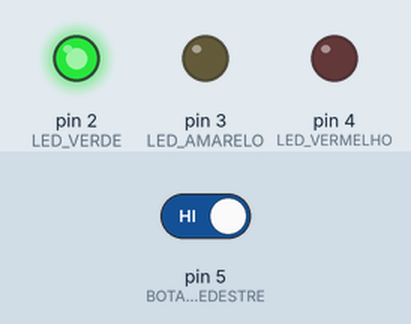
Simulated run of this program. Board: Arduino Uno, built with avr-gcc and run on an emulated ATmega328P. Shown: output pins drawn as LEDs (lit = HIGH). Inputs (shaded band) come from the test bench; at power-on: pin 5 (BOTAO_PEDESTRE) HIGH.

Above: at 1.2 s.
1.3 s: pin 5 (BOTAO_PEDESTRE) driven LOW
At 4.0 s:
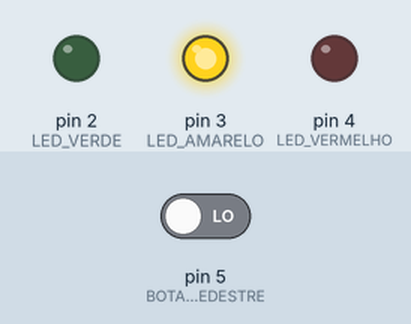
At 5.5 s:
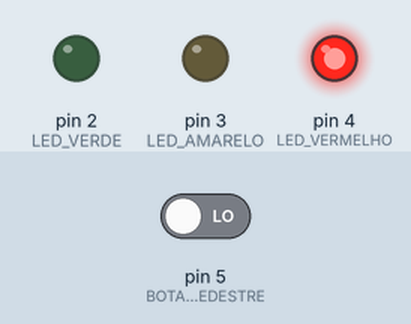
Timing chart, 0 to 11.5 s (numbered marks = the images above; inputs shaded):
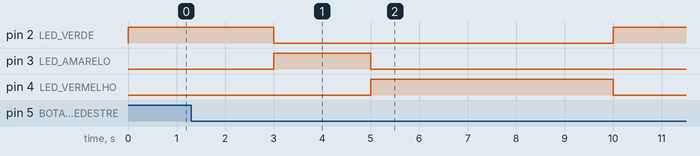

The program:

main.cpp
```cpp
#include <Arduino.h>

// Pinos de saída para os LEDs
#define LED_VERDE 2
#define LED_AMARELO 3
#define LED_VERMELHO 4

#define BOTAO_PEDESTRE 5

#define ESTADO_VERDE 0
#define ESTADO_AMARELO 1
#define ESTADO_VERMELHO 2

// Tempos configuráveis (em milissegundos)
unsigned long tempoVerde;
const unsigned long tempoVerde_pedestre = 3000;
const unsigned long tempoVerde_regular = 5000;

const unsigned long tempoAmarelo = 2000;
const unsigned long tempoVermelho = 5000;

unsigned long timestamp;

uint8_t u8EstadoAtual;

void mostrarSemaforo() {
  switch(u8EstadoAtual){
    case ESTADO_VERDE:
      if(digitalRead(BOTAO_PEDESTRE) == LOW){
        tempoVerde = tempoVerde_pedestre;
      }
      if(millis() - timestamp >= tempoVerde){
        u8EstadoAtual = ESTADO_AMARELO;
        digitalWrite(LED_VERDE, LOW);
        digitalWrite(LED_AMARELO, HIGH);
        timestamp = millis();
      }
      break;
    case ESTADO_AMARELO:
      if(millis() - timestamp >= tempoAmarelo){
        u8EstadoAtual = ESTADO_VERMELHO;
        digitalWrite(LED_AMARELO, LOW);
        digitalWrite(LED_VERMELHO, HIGH);
        timestamp = millis();
      }
      break;
    case ESTADO_VERMELHO:
      if(millis() - timestamp >= tempoVermelho){
        u8EstadoAtual = ESTADO_VERDE;
        tempoVerde = tempoVerde_regular;
        digitalWrite(LED_VERMELHO, LOW);
        digitalWrite(LED_VERDE, HIGH);
        timestamp = millis();
      }
      break;
  }
}

void setup() {
  pinMode(LED_VERDE, OUTPUT);
  pinMode(LED_AMARELO, OUTPUT);
  pinMode(LED_VERMELHO, OUTPUT);

  pinMode(BOTAO_PEDESTRE, INPUT_PULLUP);

  digitalWrite(LED_VERDE, HIGH);
  digitalWrite(LED_AMARELO, LOW);
  digitalWrite(LED_VERMELHO, LOW);
  timestamp = millis();
  tempoVerde = tempoVerde_regular;
  u8EstadoAtual = ESTADO_VERDE;
}

void loop() {
  mostrarSemaforo();
}
```
